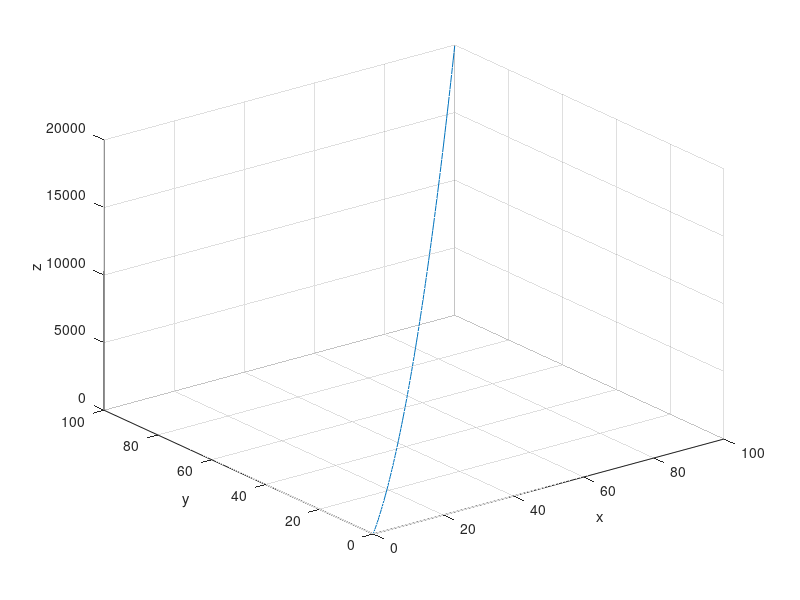

This figure's MATLAB source:
% 画三维图

clc;
clear all;

% x坐标
x = 0:1:100;
% x = zeros(1, 100);

% y坐标
y = 0:1:100;
% disp(y); % 打印数组
% disp(size(y)); % 打印数组维度
% y = zeros(1, 100);


% z坐标
% z = 0:0.1:1;
% z = zeros(1, 100);
z = x.^2 + y.^2;


plot3(x, y, z);

grid on;
xlabel('x');
ylabel('y');
zlabel('z');
